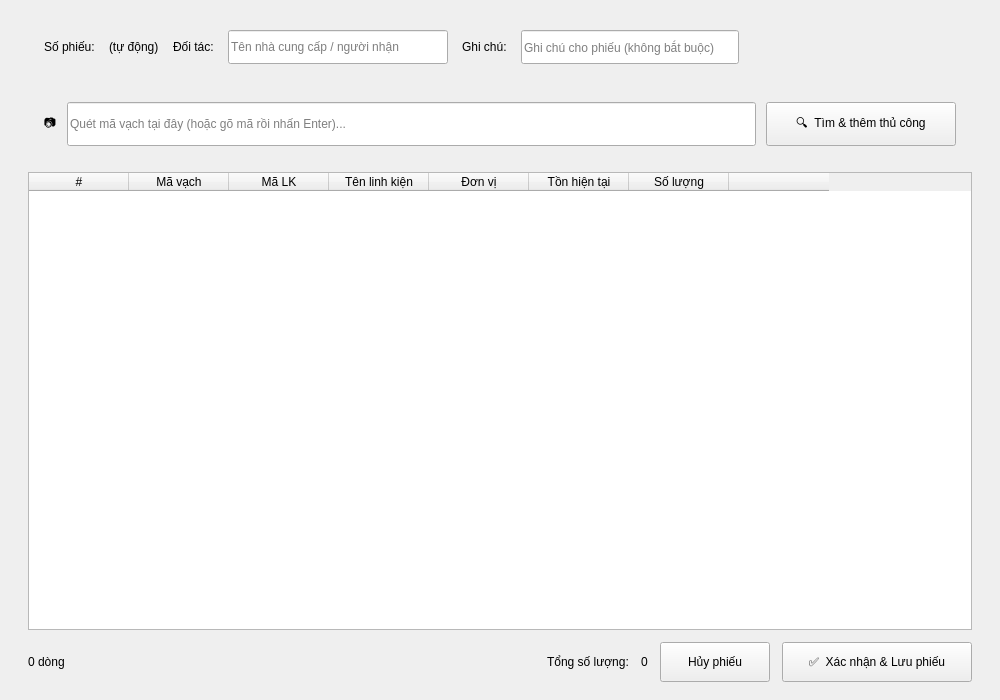
<?xml version="1.0" encoding="UTF-8"?>
<ui version="4.0">
 <class>StockTransactionPage</class>
 <widget class="QWidget" name="StockTransactionPage">
  <property name="geometry"><rect><x>0</x><y>0</y><width>1000</width><height>700</height></rect></property>
  <layout class="QVBoxLayout" name="mainLayout">
   <property name="leftMargin"><number>28</number></property>
   <property name="topMargin"><number>18</number></property>
   <property name="rightMargin"><number>28</number></property>
   <property name="bottomMargin"><number>18</number></property>
   <property name="spacing"><number>12</number></property>
   <item>
    <widget class="QFrame" name="infoFrame">
     <layout class="QHBoxLayout" name="infoLayout">
      <property name="leftMargin"><number>16</number></property>
      <property name="topMargin"><number>12</number></property>
      <property name="rightMargin"><number>16</number></property>
      <property name="bottomMargin"><number>12</number></property>
      <property name="spacing"><number>14</number></property>
      <item>
       <widget class="QLabel" name="lblReceiptCodeCaption">
        <property name="text"><string>Số phiếu:</string></property>
       </widget>
      </item>
      <item>
       <widget class="QLabel" name="lblReceiptCode">
        <property name="text"><string>(tự động)</string></property>
        <property name="objectName" stdset="0"><string notr="true">receiptCodeValue</string></property>
       </widget>
      </item>
      <item>
       <widget class="QLabel" name="lblPartnerCaption">
        <property name="text"><string>Đối tác:</string></property>
       </widget>
      </item>
      <item>
       <widget class="QLineEdit" name="txtPartner">
        <property name="minimumSize"><size><width>220</width><height>34</height></size></property>
        <property name="placeholderText"><string>Tên nhà cung cấp / người nhận</string></property>
       </widget>
      </item>
      <item>
       <widget class="QLabel" name="lblNoteCaption">
        <property name="text"><string>Ghi chú:</string></property>
       </widget>
      </item>
      <item>
       <widget class="QLineEdit" name="txtNote">
        <property name="minimumSize"><size><width>200</width><height>34</height></size></property>
        <property name="placeholderText"><string>Ghi chú cho phiếu (không bắt buộc)</string></property>
       </widget>
      </item>
      <item>
       <spacer name="infoSpacer">
        <property name="orientation"><enum>Qt::Horizontal</enum></property>
        <property name="sizeHint"><size><width>40</width><height>20</height></size></property>
       </spacer>
      </item>
     </layout>
    </widget>
   </item>
   <item>
    <widget class="QFrame" name="scanFrame">
     <property name="minimumSize"><size><width>0</width><height>72</height></size></property>
     <property name="objectName" stdset="0"><string notr="true">scanFrame</string></property>
     <layout class="QHBoxLayout" name="scanLayout">
      <property name="leftMargin"><number>16</number></property>
      <property name="rightMargin"><number>16</number></property>
      <property name="spacing"><number>10</number></property>
      <item>
       <widget class="QLabel" name="lblScanIcon">
        <property name="text"><string>📷</string></property>
        <property name="objectName" stdset="0"><string notr="true">scanIcon</string></property>
       </widget>
      </item>
      <item>
       <widget class="BarcodeLineEdit" name="txtBarcode">
        <property name="minimumSize"><size><width>0</width><height>44</height></size></property>
        <property name="placeholderText"><string>Quét mã vạch tại đây (hoặc gõ mã rồi nhấn Enter)...</string></property>
        <property name="objectName" stdset="0"><string notr="true">barcodeInput</string></property>
       </widget>
      </item>
      <item>
       <widget class="QPushButton" name="btnManualAdd">
        <property name="minimumSize"><size><width>190</width><height>44</height></size></property>
        <property name="cursor"><cursorShape>PointingHandCursor</cursorShape></property>
        <property name="text"><string>🔍  Tìm &amp;&amp; thêm thủ công</string></property>
       </widget>
      </item>
     </layout>
    </widget>
   </item>
   <item>
    <widget class="QTableWidget" name="tblItems">
     <property name="alternatingRowColors"><bool>true</bool></property>
     <property name="selectionBehavior"><enum>QAbstractItemView::SelectRows</enum></property>
     <attribute name="horizontalHeaderStretchLastSection"><bool>false</bool></attribute>
     <column><property name="text"><string>#</string></property></column>
     <column><property name="text"><string>Mã vạch</string></property></column>
     <column><property name="text"><string>Mã LK</string></property></column>
     <column><property name="text"><string>Tên linh kiện</string></property></column>
     <column><property name="text"><string>Đơn vị</string></property></column>
     <column><property name="text"><string>Tồn hiện tại</string></property></column>
     <column><property name="text"><string>Số lượng</string></property></column>
     <column><property name="text"><string></string></property></column>
    </widget>
   </item>
   <item>
    <layout class="QHBoxLayout" name="footerLayout">
     <item>
      <widget class="QLabel" name="lblItemCount">
       <property name="text"><string>0 dòng</string></property>
      </widget>
     </item>
     <item>
      <spacer name="footerSpacer1">
       <property name="orientation"><enum>Qt::Horizontal</enum></property>
       <property name="sizeHint"><size><width>40</width><height>20</height></size></property>
      </spacer>
     </item>
     <item>
      <widget class="QLabel" name="lblTotalQtyCaption">
       <property name="text"><string>Tổng số lượng:</string></property>
      </widget>
     </item>
     <item>
      <widget class="QLabel" name="lblTotalQty">
       <property name="text"><string>0</string></property>
       <property name="objectName" stdset="0"><string notr="true">totalValue</string></property>
      </widget>
     </item>
     <item>
      <widget class="QPushButton" name="btnClearAll">
       <property name="minimumSize"><size><width>110</width><height>40</height></size></property>
       <property name="cursor"><cursorShape>PointingHandCursor</cursorShape></property>
       <property name="text"><string>Hủy phiếu</string></property>
      </widget>
     </item>
     <item>
      <widget class="QPushButton" name="btnSaveReceipt">
       <property name="minimumSize"><size><width>190</width><height>40</height></size></property>
       <property name="cursor"><cursorShape>PointingHandCursor</cursorShape></property>
       <property name="text"><string>✅  Xác nhận &amp;&amp; Lưu phiếu</string></property>
       <property name="objectName" stdset="0"><string notr="true">accentButton</string></property>
      </widget>
     </item>
    </layout>
   </item>
  </layout>
 </widget>
 <customwidgets>
  <customwidget>
   <class>BarcodeLineEdit</class>
   <extends>QLineEdit</extends>
   <header>utils.barcode_input</header>
  </customwidget>
 </customwidgets>
 <resources/>
 <connections/>
</ui>
